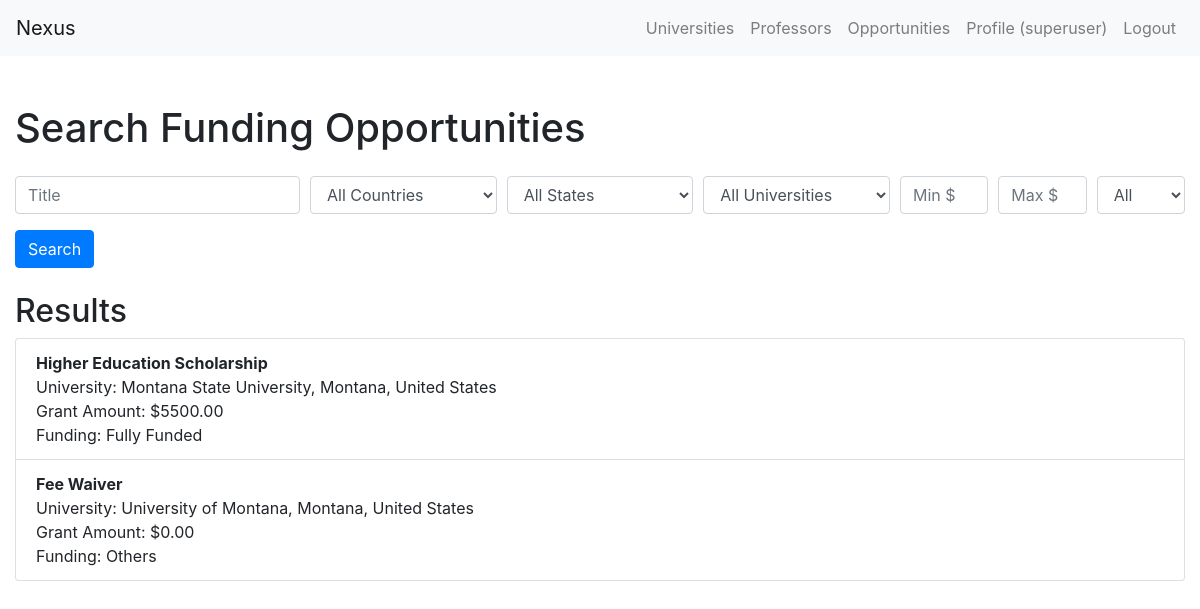
The app's page /opportunities/ (signed in) with its own data.
### nexus/models.py (models this page shows, shortened)
class User(AbstractUser):
    email = models.EmailField(unique=True)
    shortlisted_universities = models.ManyToManyField('University', blank=True, related_name='shortlisted_by')

class FundingOpportunity(models.Model):
    title = models.CharField(max_length=200)
    description = models.TextField()
    deadline = models.DateField()
    university = models.ForeignKey(University, on_delete=models.SET_NULL, null=True, blank=True,
                                   related_name='opportunities')
    state = models.ForeignKey(State, on_delete=models.SET_NULL, null=True, blank=True, related_name='opportunities')
    country = models.ForeignKey(Country, on_delete=models.SET_NULL, null=True, blank=True, related_name='opportunities')
    grant_amount = models.DecimalField(max_digits=12, decimal_places=2)
    FUNDING_PERCENTAGE_CHOICES = [
        ('100', 'Fully Funded'),
        ('75', '75% Funded'),
        ('50', '50% Funded'),
        ('other', 'Others'),
    ]
    funding_percentage = models.CharField(max_length=5, choices=FUNDING_PERCENTAGE_CHOICES)

class University(models.Model):
    PUBLIC_PRIVATE_CHOICES = [
        ('public', 'Public'),
        ('private', 'Private'),
    ]
    name = models.CharField(max_length=200)
    website = models.URLField()
    public_private = models.CharField(max_length=7, choices=PUBLIC_PRIVATE_CHOICES)
    state = models.ForeignKey(State, on_delete=models.CASCADE, related_name='universities')
    acceptance_rate = models.DecimalField(max_digits=5, decimal_places=2, null=True, blank=True)

class State(models.Model):
    name = models.CharField(max_length=100)
    country = models.ForeignKey(Country, on_delete=models.CASCADE, related_name='states')
    class Meta:
        unique_together = ('name', 'country')

class Country(models.Model):
    name = models.CharField(max_length=100, unique=True)

### nexus/views.py (the view)
# urls.py: path('opportunities/', views.opportunity_search, name='opportunity_search'),
@login_required
def opportunity_search(request):
    title_query = request.GET.get('title', '')
    country_filter = request.GET.get('country', '')
    state_filter = request.GET.get('state', '')
    university_filter = request.GET.get('university', '')
    min_grant_amount = request.GET.get('min_grant_amount', '')
    max_grant_amount = request.GET.get('max_grant_amount', '')
    funding_percentage_filter = request.GET.get('funding_percentage', '')
    opportunities = FundingOpportunity.objects.all()
    if title_query:
        opportunities = opportunities.filter(title__icontains=title_query)
    if country_filter:
        opportunities = opportunities.filter(country__icontains=country_filter)
    if state_filter:
        opportunities = opportunities.filter(state__icontains=state_filter)
    if university_filter:
        opportunities = opportunities.filter(university__name__icontains=university_filter)
    if min_grant_amount:
        opportunities = opportunities.filter(grant_amount__gte=min_grant_amount)
    if max_grant_amount:
        opportunities = opportunities.filter(grant_amount__lte=max_grant_amount)
    if funding_percentage_filter:
        opportunities = opportunities.filter(funding_percentage=funding_percentage_filter)
    context = {
        'opportunities': opportunities,
        'title_query': title_query,
        'country_filter': country_filter,
        'state_filter': state_filter,
        'university_filter': university_filter,
        'min_grant_amount': min_grant_amount,
        'max_grant_amount': max_grant_amount,
        'funding_percentage_filter': funding_percentage_filter,
    }
    return render(request, 'nexus/opportunity_search.html', context)

### nexus/templates/nexus/opportunity_search.html (shortened to what this page needs)
{% extends 'nexus/base.html' %}
{% block content %}
<h1 class="mt-5">Search Funding Opportunities</h1>
<form method="get" class="my-4">
    <div class="form-row">
        <div class="form-group col-md-3">
            <input type="text" name="title" class="form-control" placeholder="Title" value="{{ title_query }}">
        </div>
        <div class="form-group col-md-2">
            <select name="country" id="country-select" class="form-control">
                <option value="">All Countries</option>
            </select>
        </div>
        <div class="form-group col-md-2">
            <select name="state" id="state-select" class="form-control">
                <option value="">All States</option>
            </select>
        </div>
        <div class="form-group col-md-2">
            <select name="university" id="university-select" class="form-control">
                <option value="">All Universities</option>
            </select>
        </div>
        <div class="form-group col-md-1">
            <input type="number" name="min_grant_amount" class="form-control" placeholder="Min $" value="{{ min_grant_amount }}">
        </div>
        <div class="form-group col-md-1">
            <input type="number" name="max_grant_amount" class="form-control" placeholder="Max $" value="{{ max_grant_amount }}">
        </div>
        <div class="form-group col-md-1">
            <select name="funding_percentage" class="form-control">
                <option value="">All</option>
            </select>
        </div>
    </div>
    <button type="submit" class="btn btn-primary">Search</button>
</form>
{% if opportunities %}
    <h2>Results</h2>
    <ul class="list-group mb-4">
        {% for opportunity in opportunities %}
            <li class="list-group-item">
                <strong>{{ opportunity.title }}</strong><br>
                {% if opportunity.university %}
                    University: {{ opportunity.university.name }}, {{ opportunity.university.state.name }}, {{ opportunity.university.state.country.name }}<br>
                {% elif opportunity.state %}
                    Location: {{ opportunity.state.name }}, {{ opportunity.state.country.name }}<br>
                {% elif opportunity.country %}
                    Country: {{ opportunity.country.name }}<br>
                {% else %}
                    Location: Not specified<br>
                {% endif %}
                Grant Amount: ${{ opportunity.grant_amount }}<br>
                Funding: {{ opportunity.get_funding_percentage_display }}
            </li>
        {% endfor %}
    </ul>
{% else %}
    <p>No funding opportunities found.</p>
{% endif %}
{% endblock %}

### nexus/templates/nexus/base.html (shortened to what this page needs)
<!DOCTYPE html>
<html lang="en">
<head>
    <link rel="stylesheet" href="https://stackpath.bootstrapcdn.com/bootstrap/4.5.0/css/bootstrap.min.css">
</head>
<body>
    <nav class="navbar navbar-expand-lg navbar-light bg-light">
        <a class="navbar-brand" href="{% url 'index' %}">Nexus</a>
        <div class="collapse navbar-collapse" id="navbarNav">
            <ul class="navbar-nav ml-auto">
                <li class="nav-item">
                    <a class="nav-link" href="{% url 'university_search' %}">Universities</a>
                </li>
                <li class="nav-item">
                    <a class="nav-link" href="{% url 'professor_search' %}">Professors</a>
                </li>
                <li class="nav-item">
                    <a class="nav-link" href="{% url 'opportunity_search' %}">Opportunities</a>
                </li>
                {% if user.is_authenticated %}
                    <li class="nav-item">
                        <a class="nav-link" href="{% url 'profile' %}">Profile ({{ user.username }})</a>
                    </li>
                    <li class="nav-item">
                        <a class="nav-link" href="{% url 'logout' %}">Logout</a>
                    </li>
                {% endif %}
            </ul>
        </div>
    </nav>
<div class="container-fluid">
    {% block content %}{% endblock %}
</div>
</body>
</html>

### records on screen
User: username "superuser"
FundingOpportunity: title "Higher Education Scholarship", university.name "Montana State University", university.state.name "Montana", university.state.country.name "United States", grant_amount "5500.00", funding_percentage "Fully Funded"
FundingOpportunity: title "Fee Waiver", university.name "University of Montana", university.state.name "Montana", university.state.country.name "United States", grant_amount "0.00", funding_percentage "Others"
